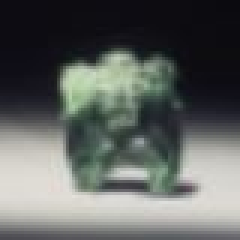
%> input picture tarea2/parte2/WingedFigure2.jpg, 80 x 80 px (shown 3 times larger)
$ octave ImageCompression.m   (GNU Octave 9; MATLAB toolbox functions it lacks are replaced by stand-ins)
%> lines starting %> are read from the running program, lines starting %| are printed output that depends on the picture
clc; clear;
close all;
pkg load image;


available_graphics_toolkits()
% plot (1:10);
graphics_toolkit ("gnuplot");

I_color = imread("WingedFigure2.jpg");
%> I_color is the input picture: size 80x80x3 uint8; mean R, G, B 95.7, 99.4, 96.8
A = I_color(:,:,1);
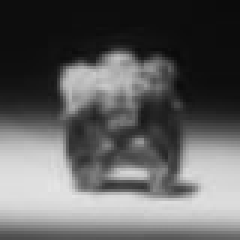
%> A: size 80x80 uint8 (shown 3 times larger); min 10, max 229, mean 95.7
A =im2double(A)*255;
%> A: size 80x80 double
size(A)
%> ans = [80 80]
% imshow(A, [0 255]);


function [ tag,u,p, original_len] = arith_enc(input_data)

   % length of the string
   len = length(input_data);


   % get unique characters from the string
   u = unique(input_data);

   % length of the unique characters string
   len_unique = length(u);
   % General lookup table

   % get zeros of length of unique characters
   z = zeros(1, len_unique);
   p = zeros(1, len_unique);

   for i = 1 : len_unique

      % in 'z' variable we will find the
      % occurrence of each characters from 'str'
      z(i) = length(find(input_data== u(i)));

      % in 'p' variable we will get
      % probability of those occurrences
      p(i) = z(i) / len;
   end


   % in 'cpr' variable we will get the cumulative
   % summation of 'p' from '1' till last value of 'p'
   cpr = cumsum(p);

   % in 'newcpr' variable we are taking
   % 'cpr' from '0' till last value of 'p'
   newcpr = [0 cpr];


   % make table till 'len_unique' size
   for i = 1 : len_unique

      % in first column we are then
      % placing 'newcpr' values
      interval(i, 1) = newcpr(i);

      % in second column we are
      % placing 'cpr' values
      interval(i, 2) = cpr(i);
   end

   % Encoder Table
   low = 0;
   high = 1;
   for i = 1 : len
      for j = 1 : len_unique

         % if the value from 'str'
         % matches with 'u' then
         if input_data(i) == u(j);
            pos = j;
            j = j + 1;

            % getting the tag value
            % of the matched character
            range = high - low;
            high = low + (range .* interval(pos, 2));
            low = low + (range .* interval(pos, 1));
            i = i + 1;
            break
         end
      end
   end
   tag = low;
   original_len=len;
endfunction

function decoded_data = arith_dec(tag,u,p,original_len)
%> called with tag = 0.898, u = [2 3 4 5 6], p = [0.2 0.15 0.2 0.2 0.25], original_len = 20
decoded_data=[];
len_unique=length(u);


   cpr = cumsum(p);
   newcpr = [0 cpr];
   for i = 1 : len_unique
      interval(i, 1) = newcpr(i);
      interval(i, 2) = cpr(i);
   end


% while 1
for i = 1 : original_len
for j = 1 : len_unique
		if tag > interval(j, 1) && tag < interval(j, 2)
		pos = j;
		tag = (tag - interval(pos, 1)) / p(j);
		decoded_num = u(pos);
		decoded_data = [decoded_data decoded_num];
		break
	end
end
end
endfunction


% input_data = [ 1 2 3 4 5 2 1 1 1 2 3 4 3 4];
EOF = 255;
input_data = [randi(6,1,20)];

[ tag,u, p,original_len] = arith_enc(input_data);

decoded_data = arith_dec(tag,u,p,original_len);

decoded_data

decoded_data==input_data

function w = generate_random_weights(N)
  w = rand(N,1);
  w = w/sum(w);
  return;
end

% [77 lines left out: functions minimize_matrix_size, deminimize_matrix_size, generate_value_matrix, decompose_value_matrix, not called in this run]


% [16 lines of commented-out code are left out]

% [16 lines left out: function binarySearchRec, not called in this run]

% A = [1 1 1 3 6 2 2 2 3 4 3 3];
% [6 lines left out: function countElements, not called in this run]

% [15 lines of commented-out code are left out]


% [5 lines left out: function create_block_map, not called in this run]

function  [LFC, real_blocks, imaginary_blocks]=imageCompression(input_img, w, quantization=20 )
[M N] = size(input_img)
rows = floor(M / 4)
cols = floor(N / 4)
LFC = zeros(rows, cols);

imaginary_blocks={};
real_blocks={};

% [6 lines of commented-out code are left out]
for x = 1:rows
    new_row_r = [];
    new_row_i = [];
    for y = 1:cols
        Bk = input_img(1 + (4 * (x - 1)):(4 * (x)), 1 + (4 * (y - 1)):(4 * (y)));
        ff = fft2(Bk);
        ff_real = real(ff);
        ff_imag = imag(ff);
        Qr = floor(ff_real / quantization);
        Qi = floor(ff_imag / quantization);
        LFC(x, y) = Qr(1, 1);
        Qr(1, 1) = 0;


        [minimized_matrix_r, limited_data_r] = minimize_matrix_size(Qr,w);
        [value_matrix_r, zero_matrix_r] = generate_value_matrix(minimized_matrix_r);
        [ tag_values,u_values, p_values,original_len_values] = arith_enc(value_matrix_r);
        [ tag_zero,u_zero, p_zero,original_len_zero] = arith_enc(zero_matrix_r);

        % if (tag_zero ==0)
        %     disp("????")
        %     u_zero
        %     p_zero
        %     original_len_zero
        % endif

        new_map_r = create_block_map();
        new_map_r('min_ld') = limited_data_r(1);
        new_map_r('max_ld') = limited_data_r(end);
        new_map_r('zero_m_len') = original_len_zero;
        new_map_r('zero_m_p') = p_zero;
        new_map_r('zero_m_u') = u_zero;
        new_map_r('zero_m_tag') = tag_zero;

        new_map_r('value_m_len') = original_len_values;
        new_map_r('value_m_p') = p_values;
        new_map_r('value_m_u') = u_values;
        new_map_r('limited_data') = limited_data_r;
        new_map_r('value_m_tag') = tag_values;

        real_blocks= [real_blocks ; {new_map_r}];

        % min_max_r = [min_max_r; [ limited_data_r(1) limited_data_r(end) ]];
        % image_limited_data_r = [image_limited_data_r; limited_data_r];
        % minimized_r = [minimized_r minimized_matrix_r];

        [minimized_matrix_i, limited_data_i] = minimize_matrix_size(Qi,w);
        [value_matrix_i, zero_matrix_i] = generate_value_matrix(minimized_matrix_i);
        [ tag_values,u_values, p_values,original_len_values] = arith_enc(value_matrix_i);
        [ tag_zero,u_zero, p_zero,original_len_zero] = arith_enc(zero_matrix_i);

        new_map_i = create_block_map();
        new_map_i('min_ld') = limited_data_i(1);
        new_map_i('max_ld') = limited_data_i(end);
        new_map_i('zero_m_len') = original_len_zero;
        new_map_i('zero_m_p') = p_zero;
        new_map_i('zero_m_u') = u_zero;
        new_map_i('value_m_len') = original_len_values;
        new_map_i('value_m_p') = p_values;
        new_map_i('value_m_u') = u_values;
        new_map_i('limited_data') = limited_data_i;
        imaginary_blocks= [imaginary_blocks ; {new_map_i}];
        % [5 lines of commented-out code are left out]


    endfor
endfor
% [8 lines of commented-out code are left out]
endfunction

% [ tag,u, p,original_len] = arith_enc(input_data);


% save('images1.mat', 'w', 'LFC','real_blocks', 'imaginary_blocks', fmt='-mat');

% keySet = {'min_ld', 'max_ld', "zero_m_len", 'zero_m_p', 'zero_m_u', "value_m_len", 'value_m_p', 'value_m_u', 'limited_data'};

function result_image = decompress_image(M, N, LFC, imaginary_blocks, real_blocks,w, quantization)
    result_image = zeros(M, N);
    rows = floor(M / 4);
    cols = floor(N / 4);
    for x = 1:rows
        for y = 1:cols
        block_index = (x - 1) * (M / 4) + (y - 1) + 1;
        zero_m_len = real_blocks{block_index}('zero_m_len');
        zero_m_p = real_blocks{block_index}('zero_m_p');
        zero_m_u = real_blocks{block_index}('zero_m_u');
        zero_m_tag = real_blocks{block_index}('zero_m_tag');
        zero_matrix = arith_dec(zero_m_tag,zero_m_u,zero_m_p,zero_m_len);

        if length(zero_matrix) != zero_m_len
            zero_matrix = [zero_matrix zeros(1, zero_m_len-length(zero_matrix))];
        endif


        value_m_len = real_blocks{block_index}('value_m_len');
        value_m_p = real_blocks{block_index}('value_m_p');
        value_m_u = real_blocks{block_index}('value_m_u');
        value_m_tag = real_blocks{block_index}('value_m_tag');
        limited_data = real_blocks{block_index}('limited_data');
        value_matrix = arith_dec(value_m_tag,value_m_u,value_m_p,value_m_len);

        minimized_matrix_r = decompose_value_matrix(value_matrix, zero_matrix);
        if length(minimized_matrix_r)  <= 5
            minimized_matrix_r = zeros(18,1);

        endif


        Qr = deminimize_matrix_size(minimized_matrix_r,w, limited_data);


        zero_m_len = imaginary_blocks{block_index}('zero_m_len');
        zero_m_p = imaginary_blocks{block_index}('zero_m_p');
        zero_m_u = imaginary_blocks{block_index}('zero_m_u');
        zero_m_tag = imaginary_blocks{block_index}('zero_m_tag');
        zero_matrix = arith_dec(zero_m_tag,zero_m_u,zero_m_p,zero_m_len);

        if length(zero_matrix) != zero_m_len
            zero_matrix = [zero_matrix zeros(1, zero_m_len-length(zero_matrix))];
        endif

        value_m_len = imaginary_blocks{block_index}('value_m_len');
        value_m_p = imaginary_blocks{block_index}('value_m_p');
        value_m_u = imaginary_blocks{block_index}('value_m_u');
        value_m_tag = imaginary_blocks{block_index}('value_m_tag');
        limited_data = imaginary_blocks{block_index}('limited_data');
        value_matrix = arith_dec(value_m_tag,value_m_u,value_m_p,value_m_len);

        minimized_matrix_i = decompose_value_matrix(value_matrix, zero_matrix);
        if length(minimized_matrix_i)  <= 5
            minimized_matrix_i = zeros(18,1);
        endif


        Qi = deminimize_matrix_size(minimized_matrix_i,w, limited_data);
        Qr(1)=LFC(x,y);

        Qi = Qi*quantization;
        Qr = Qr*quantization;

        result_image(1 + (4 * (x - 1)):(4 * (x)), 1 + (4 * (y - 1)):(4 * (y))) = real(ifft2(Qr + 1i*Qi));
        endfor
    endfor
end


% [23 lines of commented-out code are left out]

function result_image = ImageCompressionMain( A, quantization = 5)
    disp("Compressing image...");
    [M N] = size(A);
    w = generate_random_weights(3)
    [LFC, real_blocks, imaginary_blocks] = imageCompression(A, w, quantization=5 );
    disp("Decompressing image...");
    result_image = decompress_image(M, N, LFC, imaginary_blocks, real_blocks,w, quantization=5);
endfunction


% [7 lines left out: function ImageCompressionSaveImage, not called in this run]


tic
I_color = imread("WingedFigure.jpg");
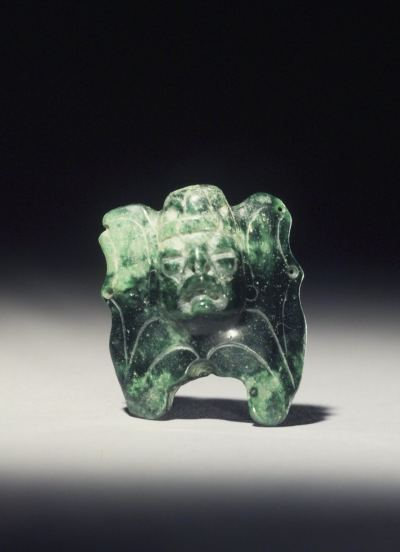
%> input picture tarea2/parte2/WingedFigure.jpg, 400 x 552 px
%> I_color is the input picture: size 552x400x3 uint8; mean R, G, B 76.7, 79.2, 78.6
A = I_color(:,:,1);
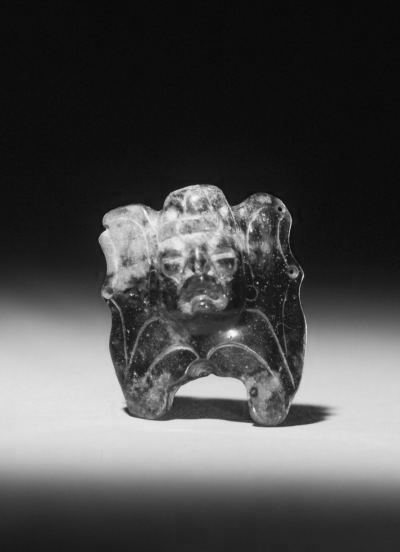
%> A: size 552x400 uint8; min 5, max 249, mean 76.7
A =im2double(A)*255;
%> A: size 552x400 double
A = A(201:300,201:300);
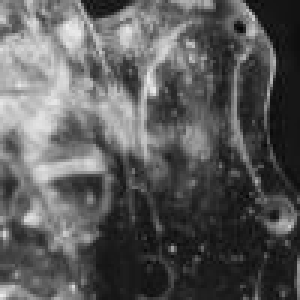
%> A: size 100x100 double (shown 3 times larger); min 5, max 237, mean 90.4
size(A)
%> ans = [100 100]

disp("Quantization = 5");
result_image_5 = ImageCompressionMain( A, quantization = 5);
%> after the loop in imageCompression, `for x = 1:rows`: Qr = [0 2 -60 2; 12 6 2 -5; 8 0 0 0; 12 -5 2 6]; imaginary_blocks = 625 items
%> in ImageCompressionMain, `[LFC, real_blocks, imaginary_blocks] = imageCompression(A, w, quantiza..`:
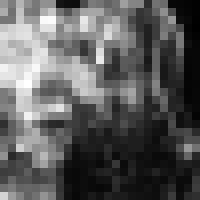
%> LFC: size 25x25 double (shown 8 times larger); min 52, max 704, mean 288.7; drawn with min black and max white
%> (the run ends here)
